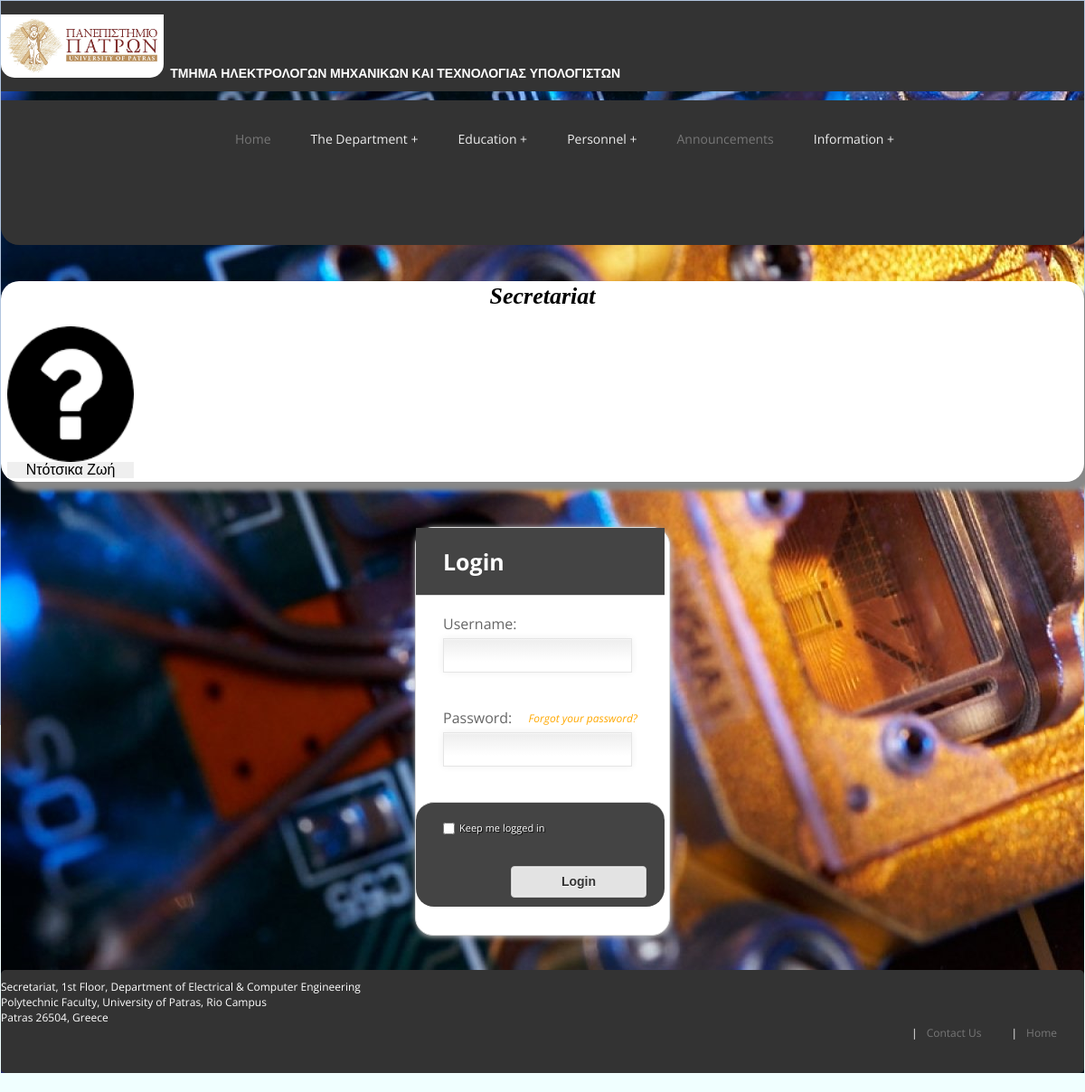
Page /secretary_members.php on the earlier database version.
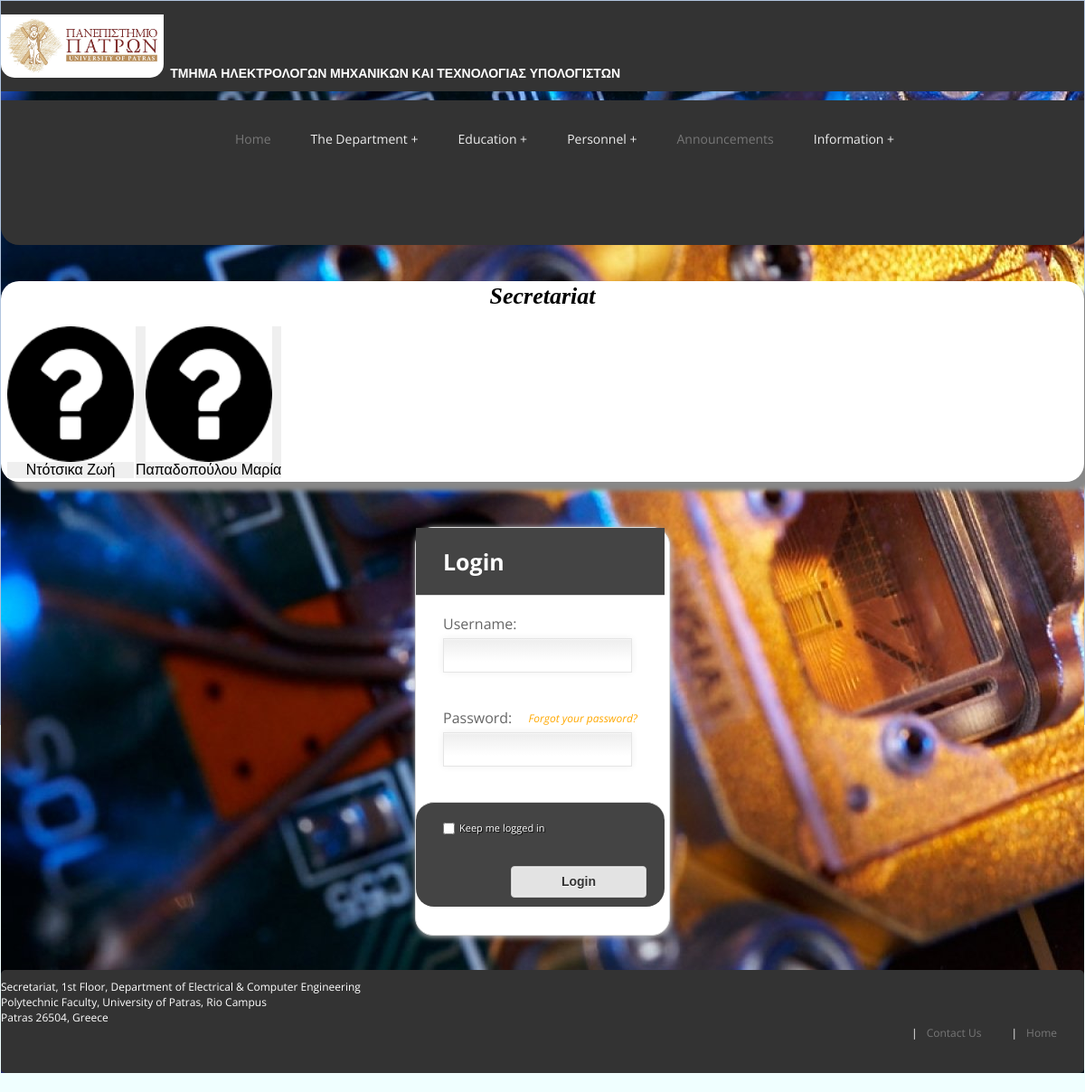
Same page on the later database version.
### tables this page shows
CREATE TABLE `Secretariat` (
	`SecretariatID` varchar(20) NOT NULL  ,
	`FirstName` varchar(20) NOT NULL,
	`LastName` varchar(20) NOT NULL,
	`Photo` varchar(500) NOT NULL,
	`Telephone` varchar(100) NOT NULL,
	`Fax` varchar(100) NOT NULL,
	`Email` varchar(100) NOT NULL,
	PRIMARY KEY (`SecretariatID`)
);

### secretary_members.php (the view, shortened to what this page needs)
<?php
$alert="";
$conn = new mysqli('localhost', 'root', '', 'mydepartment');
$table="<table class=\"table table-bordered table-hover\">";
$table.="<form action=\"secretary_show.php\" method=\"POST\">";
$sql = "SELECT * FROM secretariat";
$result = $conn->query($sql);
$i=0;
while($secr = $result->fetch_assoc()){
  if($i==0){
    $table.="<tr>";
  }
  $table.="<td align=\"center\"><button type=\"submit\" name=\"sec_choose\" value=".$secr['SecretariatID']."><font size=\"3px\"><img src=\"".$secr['Photo']."\" width=\"140px\" height=\"150px\">
  <br>".$secr['LastName']." ".$secr['FirstName']."</font></button>
  </td>";
  $i=$i+1;
}
$table.="</form></table>";
if(isset($_SESSION['secretariat'])){
  $edit="<h3>If you want to add new secretariat member press here:</h3>
  <form action=\"new_secr_member.php\" method=\"POST\">
    <button type=\"submit\" name=\"secr_member_add\" class=\"add_new_button\">ADD NEW SECRETARIAT MEMBER</button>
  </form>
  <br>
";
}
else{
  $edit="";
}
$content="
<div class=\"col-md-9\">
  <div id=\"content\">
    <h1>Secretariat</h1><br>
    ".$alert."
    ".$edit."
    ".$table."
    </div>
</div>
  <div class=\"col-md-3\">
    <div id=\"side_bar\">
  </div>
</div>";
include 'WebPageTemplate.php';
?>

### WebPageTemplate.php (shortened to what this page needs)
<html xmlns="http://www.w3.org/1999/xhtml" class="csstransforms no-csstransforms3d csstransitions">
  <head>
    <link rel="stylesheet" type="text/css" href="CSS/stylesheets.css">
    <link rel="stylesheet" type="text/css" href="CSS/menu.css">
    <link rel="stylesheet" type="text/css" href="CSS/login.css">
    <link rel="stylesheet" type="text/css" href="CSS/user_menu.css">
    <link rel="stylesheet" href="https://maxcdn.bootstrapcdn.com/bootstrap/3.3.7/css/bootstrap.min.css"integrity="sha384-BVYiiSIFeK1dGmJRAkycuHAHRg32OmUcww7on3RYdg4Va+PmSTsz/K68vbdEjh4u"crossorigin="anonymous">
    </head>
  <body background="background.jpg">
    <div class="container" >
      <div class="row">
          <div class="col-md-12"><div id="header"></div></div>
      </div>
      <div class="row">
       <?php echo $content; ?>
      </div>
    <div class="row">
        <div class="col-md-12"><div id="footer"></div></div>
    </div>
    </div>
    </body>
</html>

### CSS/stylesheets.css (style rules this page uses)
* { border:0; margin:0; padding:0; }
html, input, textarea { background:#F0FFFF; border:solid 1px #B0C4DE; }
tr { border:0; margin:0; padding:0; }
img { cursor:pointer; }
#content { color: #000; text-decoration: none; font-style: italic; font-size: 13px; text-align: center; padding: 2px 5px; background: #fff; margin: 40px auto; top: -10px; font-family: "Droid serif", serif; border-radius: 20px; box-shadow: 10px 10px 5px #888888; }

### CSS/menu.css (style rules this page uses)
body { background-color: #eee; background-image: url(../Images/background.jpg); background-repeat: no-repeat; background-attachment: fixed; background-position: center; color: #666; font-family: 'Open Sans', sans-serif; font-size: 12px; margin:0px; padding:0px; }

Differences in the rows shown:
added secretariat: Photo (placeholder picture), LastName "Παπαδοπούλου", FirstName "Μαρία"
